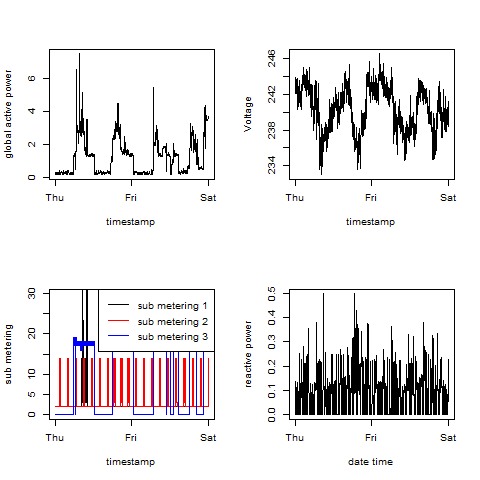

Generate this figure with R:
plot4<-function(){
  
  par(mfrow=c(2,2))
  plot2()
  plot4_1()
  plot3()
  plot4_2()
  
  dev.copy(png,"plot4.png",width=480,height=480)
  dev.off()
  
}